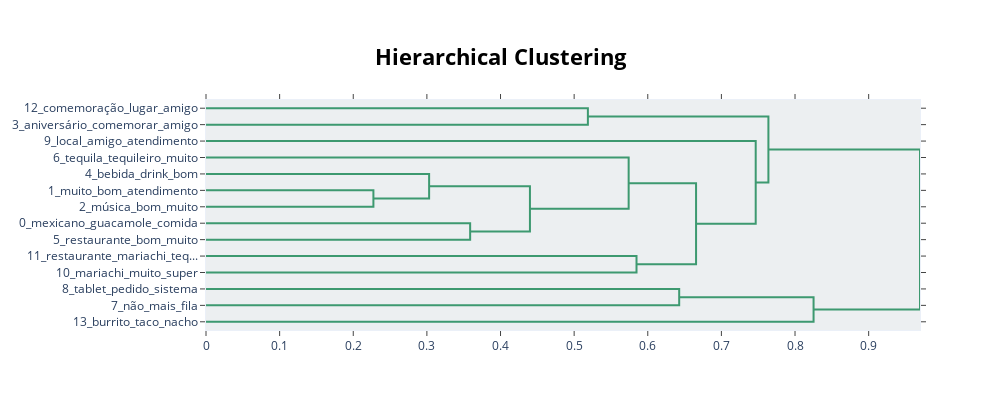

The code cell stored with this chart in its notebook:
### Code cell
topic_model.visualize_hierarchy()

### Figure 1 — Plotly figure (JSON) as saved in the notebook; plotly's stock layout.template omitted (floating-point values rounded to 4 significant figures)
{"data": [{"hoverinfo": "text", "marker": {"color": "rgb(61,153,112)"}, "mode": "lines", "type": "scatter", "x": [0, 0.5187, 0.5187, 0], "xaxis": "x", "y": [-5, -5, -15, -15], "yaxis": "y"}, {"hoverinfo": "text", "marker": {"color": "rgb(61,153,112)"}, "mode": "lines", "type": "scatter", "x": [0, 0.2274, 0.2274, 0], "xaxis": "x", "y": [-55, -55, -65, -65], "yaxis": "y"}, {"hoverinfo": "text", "marker": {"color": "rgb(61,153,112)"}, "mode": "lines", "type": "scatter", "x": [0, 0.303, 0.303, 0.2274], "xaxis": "x", "y": [-45, -45, -60, -60], "yaxis": "y"}, {"hoverinfo": "text", "marker": {"color": "rgb(61,153,112)"}, "mode": "lines", "type": "scatter", "x": [0, 0.3588, 0.3588, 0], "xaxis": "x", "y": [-75, -75, -85, -85], "yaxis": "y"}, {"hoverinfo": "text", "marker": {"color": "rgb(61,153,112)"}, "mode": "lines", "type": "scatter", "x": [0.303, 0.44, 0.44, 0.3588], "xaxis": "x", "y": [-52.5, -52.5, -80, -80], "yaxis": "y"}, {"hoverinfo": "text", "marker": {"color": "rgb(61,153,112)"}, "mode": "lines", "type": "scatter", "x": [0, 0.574, 0.574, 0.44], "xaxis": "x", "y": [-35, -35, -66.25, -66.25], "yaxis": "y"}, {"hoverinfo": "text", "marker": {"color": "rgb(61,153,112)"}, "mode": "lines", "type": "scatter", "x": [0, 0.5847, 0.5847, 0], "xaxis": "x", "y": [-95, -95, -105, -105], "yaxis": "y"}, {"hoverinfo": "text", "marker": {"color": "rgb(61,153,112)"}, "mode": "lines", "type": "scatter", "x": [0.574, 0.6656, 0.6656, 0.5847], "xaxis": "x", "y": [-50.62, -50.62, -100, -100], "yaxis": "y"}, {"hoverinfo": "text", "marker": {"color": "rgb(61,153,112)"}, "mode": "lines", "type": "scatter", "x": [0, 0.7466, 0.7466, 0.6656], "xaxis": "x", "y": [-25, -25, -75.31, -75.31], "yaxis": "y"}, {"hoverinfo": "text", "marker": {"color": "rgb(61,153,112)"}, "mode": "lines", "type": "scatter", "x": [0.5187, 0.7638, 0.7638, 0.7466], "xaxis": "x", "y": [-10, -10, -50.16, -50.16], "yaxis": "y"}, {"hoverinfo": "text", "marker": {"color": "rgb(61,153,112)"}, "mode": "lines", "type": "scatter", "x": [0, 0.6427, 0.6427, 0], "xaxis": "x", "y": [-115, -115, -125, -125], "yaxis": "y"}, {"hoverinfo": "text", "marker": {"color": "rgb(61,153,112)"}, "mode": "lines", "type": "scatter", "x": [0.6427, 0.8252, 0.8252, 0], "xaxis": "x", "y": [-120, -120, -135, -135], "yaxis": "y"}, {"hoverinfo": "text", "marker": {"color": "rgb(61,153,112)"}, "mode": "lines", "type": "scatter", "x": [0.7638, 0.9697, 0.9697, 0.8252], "xaxis": "x", "y": [-30.08, -30.08, -127.5, -127.5], "yaxis": "y"}], "layout": {"autosize": false, "height": 410, "hoverlabel": {"bgcolor": "white", "font": {"family": "Rockwell", "size": 16}}, "hovermode": "closest", "plot_bgcolor": "#ECEFF1", "showlegend": false, "title": {"font": {"color": "Black", "size": 22}, "text": "<b>Hierarchical Clustering</b>", "x": 0.5, "xanchor": "center", "yanchor": "top"}, "width": 1000, "xaxis": {"mirror": "allticks", "rangemode": "tozero", "showgrid": false, "showline": true, "showticklabels": true, "ticks": "outside", "type": "linear", "zeroline": false}, "yaxis": {"mirror": "allticks", "range": [-140, 0], "rangemode": "tozero", "showgrid": false, "showline": true, "showticklabels": true, "tickmode": "array", "ticks": "outside", "ticktext": ["12_comemoração_lugar_amigo", "3_aniversário_comemorar_amigo", "9_local_amigo_atendimento", "6_tequila_tequileiro_muito", "4_bebida_drink_bom", "1_muito_bom_atendimento", "2_música_bom_muito", "0_mexicano_guacamole_comida", "5_restaurante_bom_muito", "11_restaurante_mariachi_teq...", "10_mariachi_muito_super", "8_tablet_pedido_sistema", "7_não_mais_fila", "13_burrito_taco_nacho"], "tickvals": [-5, -15, -25, -35, -45, -55, -65, -75, -85, -95, -105, -115, -125, -135], "type": "linear", "zeroline": false}}}
